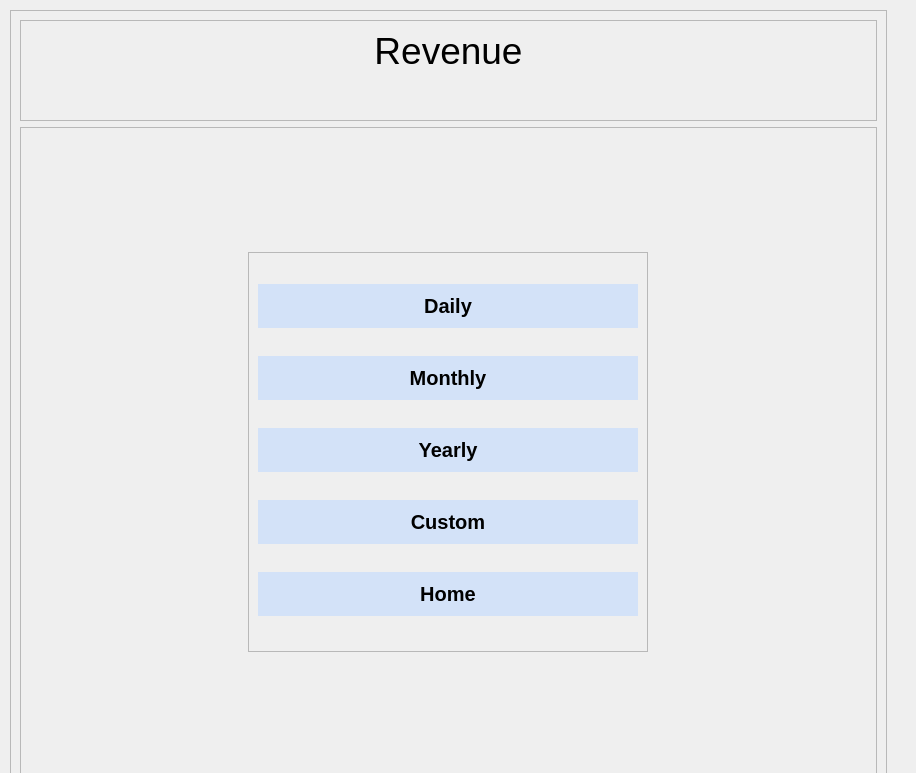
<?xml version="1.0" encoding="UTF-8"?>
<ui version="4.0">
 <class>Dialog</class>
 <widget class="QDialog" name="Dialog">
  <property name="geometry">
   <rect>
    <x>0</x>
    <y>0</y>
    <width>916</width>
    <height>773</height>
   </rect>
  </property>
  <property name="windowTitle">
   <string>Revenue</string>
  </property>
  <widget class="QFrame" name="frame">
   <property name="geometry">
    <rect>
     <x>10</x>
     <y>10</y>
     <width>877</width>
     <height>777</height>
    </rect>
   </property>
   <property name="styleSheet">
    <string notr="true">background: url(C:/Users/Asus/Desktop/bg2.png)</string>
   </property>
   <property name="frameShape">
    <enum>QFrame::StyledPanel</enum>
   </property>
   <property name="frameShadow">
    <enum>QFrame::Raised</enum>
   </property>
   <layout class="QVBoxLayout" name="verticalLayout">
    <item>
     <widget class="QFrame" name="frame_2">
      <property name="minimumSize">
       <size>
        <width>0</width>
        <height>0</height>
       </size>
      </property>
      <property name="styleSheet">
       <string notr="true">background: url()</string>
      </property>
      <property name="frameShape">
       <enum>QFrame::StyledPanel</enum>
      </property>
      <property name="frameShadow">
       <enum>QFrame::Raised</enum>
      </property>
      <layout class="QHBoxLayout" name="horizontalLayout_2">
       <item>
        <widget class="QLabel" name="label">
         <property name="font">
          <font>
           <pointsize>28</pointsize>
          </font>
         </property>
         <property name="text">
          <string>Revenue</string>
         </property>
         <property name="alignment">
          <set>Qt::AlignHCenter|Qt::AlignTop</set>
         </property>
        </widget>
       </item>
      </layout>
     </widget>
    </item>
    <item>
     <widget class="QFrame" name="frame_3">
      <property name="minimumSize">
       <size>
        <width>0</width>
        <height>650</height>
       </size>
      </property>
      <property name="layoutDirection">
       <enum>Qt::LeftToRight</enum>
      </property>
      <property name="styleSheet">
       <string notr="true">background: url()</string>
      </property>
      <property name="frameShape">
       <enum>QFrame::StyledPanel</enum>
      </property>
      <property name="frameShadow">
       <enum>QFrame::Raised</enum>
      </property>
      <layout class="QHBoxLayout" name="horizontalLayout_3">
       <item>
        <widget class="QFrame" name="frame_4">
         <property name="maximumSize">
          <size>
           <width>400</width>
           <height>400</height>
          </size>
         </property>
         <property name="font">
          <font>
           <family>Segoe UI</family>
           <weight>75</weight>
           <bold>true</bold>
          </font>
         </property>
         <property name="autoFillBackground">
          <bool>false</bool>
         </property>
         <property name="styleSheet">
          <string notr="true">QFrame{
	background: url()
}

QPushButton {
  -webkit-border-radius: 23;
  -moz-border-radius: 23;
  border-radius: 23px;
  -webkit-box-shadow: 0px 1px 7px #666666;
  -moz-box-shadow: 0px 1px 7px #666666;
  box-shadow: 0px 1px 7px #666666;
  font-size: 20px;
  padding: 10px;
  background: rgb(204,222,250,0.8);
  border: solid #1f628d 2px;
  text-decoration: none;
}

QPushButton:hover {
  background: #3cb0fd;
  text-decoration: none;
}
</string>
         </property>
         <property name="frameShape">
          <enum>QFrame::StyledPanel</enum>
         </property>
         <property name="frameShadow">
          <enum>QFrame::Raised</enum>
         </property>
         <layout class="QVBoxLayout" name="verticalLayout_2">
          <item>
           <widget class="QPushButton" name="daily">
            <property name="font">
             <font>
              <family>Segoe UI</family>
              <pointsize>-1</pointsize>
              <weight>75</weight>
              <bold>true</bold>
              <underline>false</underline>
              <strikeout>false</strikeout>
             </font>
            </property>
            <property name="text">
             <string>Daily</string>
            </property>
           </widget>
          </item>
          <item>
           <widget class="QPushButton" name="monthly">
            <property name="font">
             <font>
              <family>Segoe UI</family>
              <pointsize>-1</pointsize>
              <weight>75</weight>
              <bold>true</bold>
              <underline>false</underline>
              <strikeout>false</strikeout>
             </font>
            </property>
            <property name="text">
             <string>Monthly</string>
            </property>
           </widget>
          </item>
          <item>
           <widget class="QPushButton" name="yearly">
            <property name="font">
             <font>
              <family>Segoe UI</family>
              <pointsize>-1</pointsize>
              <weight>75</weight>
              <bold>true</bold>
              <underline>false</underline>
              <strikeout>false</strikeout>
             </font>
            </property>
            <property name="text">
             <string>Yearly</string>
            </property>
           </widget>
          </item>
          <item>
           <widget class="QPushButton" name="custom">
            <property name="font">
             <font>
              <family>Segoe UI</family>
              <pointsize>-1</pointsize>
              <weight>75</weight>
              <bold>true</bold>
              <underline>false</underline>
              <strikeout>false</strikeout>
             </font>
            </property>
            <property name="text">
             <string>Custom</string>
            </property>
           </widget>
          </item>
          <item>
           <widget class="QPushButton" name="homeButton">
            <property name="font">
             <font>
              <family>Segoe UI</family>
              <pointsize>-1</pointsize>
              <weight>75</weight>
              <bold>true</bold>
              <underline>false</underline>
              <strikeout>false</strikeout>
             </font>
            </property>
            <property name="text">
             <string>Home</string>
            </property>
           </widget>
          </item>
         </layout>
        </widget>
       </item>
      </layout>
     </widget>
    </item>
   </layout>
  </widget>
 </widget>
 <resources/>
 <connections/>
</ui>
